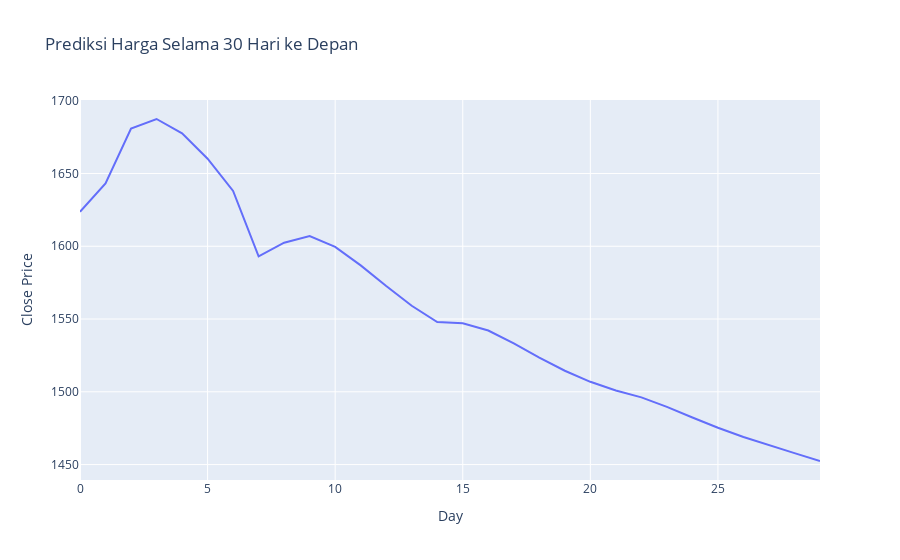

Source (notebook cell):
### Code cell
# Melakukan prediksi harga selama 30 hari ke depan
future_predictions_30 = []
last_data_30 = X_batch[-1].cpu().numpy()
for _ in range(30):
    input_data_30 = last_data_30.reshape(1, lookback, 1)
    input_data_30 = torch.tensor(input_data_30).float().to(device)
    
    with torch.no_grad():
        predicted_price_30 = model(input_data_30).cpu().numpy()[0][0]
    
    last_data_30 = np.append(last_data_30[1:], predicted_price_30)
    future_predictions_30.append(predicted_price_30)

dummies_30 = np.zeros((len(future_predictions_30), lookback+1))
dummies_30[:, 0] = future_predictions_30
dummies_30 = scaler.inverse_transform(dummies_30)
future_predictions_30 = dummies_30[:, 0]



# Memvisualisasikan hasil prediksi harga selama 30 hari ke depan
fig_30 = go.Figure(data=[
    go.Scatter(y=future_predictions_30, name='Predicted Close Price (30 days)')
])
fig_30.update_layout(
    title='Prediksi Harga Selama 30 Hari ke Depan',
    xaxis_title='Day',
    yaxis_title='Close Price'
)
fig_30.show()

### Figure 1 — Plotly figure (JSON) as saved in the notebook; plotly's stock layout.template omitted (floating-point values rounded to 4 significant figures)
{"data": [{"name": "Predicted Close Price (30 days)", "type": "scatter", "y": [1624.0, 1643.0, 1681.0, 1687.0, 1678.0, 1660.0, 1638.0, 1593.0, 1602.0, 1607.0, 1600.0, 1587.0, 1573.0, 1559.0, 1548.0, 1547.0, 1542.0, 1533.0, 1524.0, 1514.0, 1507.0, 1501.0, 1496.0, 1490.0, 1482.0, 1475.0, 1469.0, 1463.0, 1458.0, 1452.0]}], "layout": {"title": {"text": "Prediksi Harga Selama 30 Hari ke Depan"}, "xaxis": {"title": {"text": "Day"}}, "yaxis": {"title": {"text": "Close Price"}}}}
